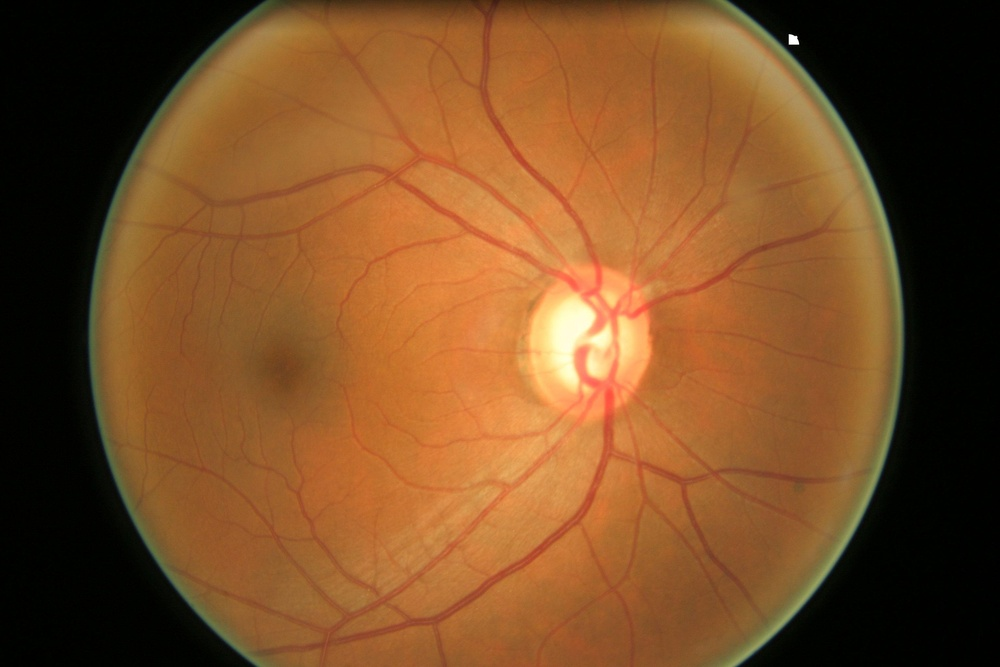
#> input picture Retinal_Segmentation_LinkNet_PSPNet/Data/Images/001.jpg, 1000 x 667 px, shrunk from 3072 x 2048 before the run, found by its file name; its folder holds only this picture in this run
$ jupyter execute --allow-errors image_convert_rimone.ipynb
#> lines starting #> are read from the running program, lines starting #| are printed output that depends on the picture; after the words box and inside, x2 and y2 are one past the last pixel; in counts of white or black regions, pixels touching at a corner belong together
[cell 1]
import cv2
import numpy as np
from PIL import Image
import matplotlib.pyplot as plt
from scipy.io import loadmat, savemat

import os
import shutil
import random

[cell 2]
folder_path = os.path.dirname(os.path.dirname(os.getcwd()))
folder_path

[cell 3]
def crop_image_half(image, flag):
        '''
        Crops the image, cutting from height and width depending on crop_perc.
        '''
        if flag == 'L':
            height, width = image.shape[:2]
            w_crop = int((50/100*width))
            return image[:, :w_crop]
        if flag == 'R':
            height, width = image.shape[:2]
            w_crop = int((50/100*width))
            return image[:, w_crop:]

[cell 4]
directory_path_labels = r''+folder_path+r'\NewImages\Dataset-RIMONE\Dataset-RIMONE\SegmentationsAverage-GroundTruth'
targer_dir_path_labels = r''+folder_path+r'\Data\Test_gt'
filenames_labels = os.listdir(directory_path_labels)
#> (the rest of this cell did not finish here and is left out)

[cell 5]
directory_path_images = r''+folder_path+r'\NewImages\Dataset-RIMONE\Dataset-RIMONE\images'
targer_dir_path_images = r''+folder_path+r'\Data\Test'
filenames_images = os.listdir(directory_path_images)
#> (the rest of this cell did not finish here and is left out)

[cell 6]
new_filename_counter = 1
new_filename = '000'

for i in range(120):
    if new_filename_counter<10:
        new_filename = '00' + str(new_filename_counter)
    if new_filename_counter>=10 and new_filename_counter<100:
        new_filename = '0' + str(new_filename_counter)
    if new_filename_counter>=100:
        new_filename = str(new_filename_counter)
    print(new_filename)
    new_filename_counter +=1

[cell 7]
new_filename_counter = 0
new_filename = '000'


for filename_img, filename_lab in zip(filenames_images, filenames_labels):
    new_filename_counter +=1
    if new_filename_counter<10:
        new_filename = '00' + str(new_filename_counter)
    if new_filename_counter>=10 and new_filename_counter<100:
        new_filename = '0' + str(new_filename_counter)
    if new_filename_counter>=100:
        new_filename = str(new_filename_counter)

    src_image = directory_path_images +'\/'+ filename_img
    trg_image = targer_dir_path_images + '\/' + new_filename + '.jpg'

    src_label = directory_path_labels +'\/'+ filename_lab
    trg_label = targer_dir_path_labels + '\/' + new_filename + '.mat'

    image = cv2.imread(src_image)
#> image is the input picture: shape (667, 1000, 3); mean B, G, R 38, 76.9, 121
    label = cv2.imread(src_label)
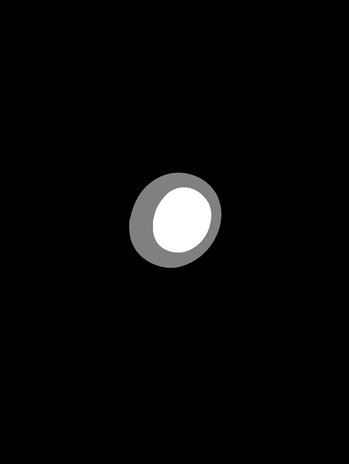
#> input picture Retinal_Segmentation_LinkNet_PSPNet/NewImages/Dataset-RIMONE/Dataset-RIMONE/SegmentationsAverage-GroundTruth/G-1-L.png, 349 x 464 px, shrunk from 1072 x 1424 before the run, found by its file name
#> label is the input picture: shape (464, 349, 3); min 0, max 255, mean 7.7

    label = cv2.cvtColor(label, cv2.COLOR_BGR2GRAY)
#> label: shape (464, 349)

    label[(label>0) & (label<250)] = 1
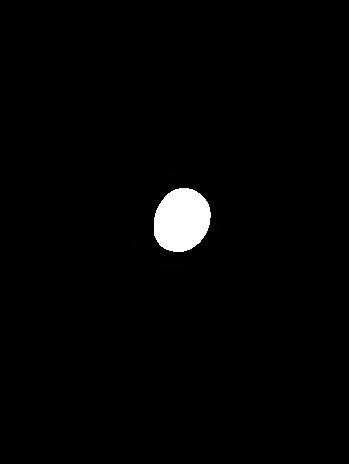
#> label: shape (464, 349); min 0, max 255, mean 4.5
    label[label>250] = 2
#> label: shape (464, 349); 1.77% of pixels changed, all inside (x1, y1, x2, y2) = (154, 188, 211, 252)

    if filename_img.find('L')!= -1:
        image = crop_image_half(image, 'L')
    if filename_img.find('R') != -1:
        image = crop_image_half(image, 'R')

    cv2.imwrite(trg_image, image)
    savemat(trg_label, {'mask':label})

[cell 8]
mat01 = cv2.imread(r''+folder_path+r'\NewImages\Dataset-RIMONE\Dataset-RIMONE\SegmentationsAverage-GroundTruth\G-1-L.png')
image = cv2.imread(r''+folder_path+r'\NewImages\Dataset-RIMONE\Dataset-RIMONE\images\G-1-L.jpg')

[cell 9]
type(mat01)

[cell 10]
mat01 = cv2.cvtColor(mat01, cv2.COLOR_BGR2GRAY)

[cell 11]
image.shape
#> Out = (464, 349, 3)

[cell 12]
mat01.shape
#> Out = (464, 349)

[cell 13]
unique_values, counts = np.unique(mat01, return_counts=True)
#> unique_values = 211 values from 0 to 255; counts = 211 values, max 154681 at index 0, min 1 at index 17, mean 767.5

[cell 14]
for value, count in zip(unique_values, counts):
    print(str(value) +":    "+str(count))
#> this loop made 211 passes
#> (value, count) on passes 1 to 3: (0, 154681), (1, 158), (2, 112)
#| 0:    154681
#| 1:    158
#| 2:    112
#| 3:    10
#| 4:    4
#| 5:    5
#| 6:    7
#| 7:    3
#> (further printed lines are left out)
